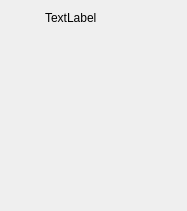
<?xml version="1.0" encoding="UTF-8"?>
<ui version="4.0">
 <class>Menu</class>
 <widget class="QWidget" name="Menu">
  <property name="geometry">
   <rect>
    <x>0</x>
    <y>0</y>
    <width>187</width>
    <height>211</height>
   </rect>
  </property>
  <property name="sizePolicy">
   <sizepolicy hsizetype="Minimum" vsizetype="Minimum">
    <horstretch>0</horstretch>
    <verstretch>0</verstretch>
   </sizepolicy>
  </property>
  <property name="windowTitle">
   <string>Form</string>
  </property>
  <layout class="QVBoxLayout" name="main_layout">
   <property name="spacing">
    <number>2</number>
   </property>
   <property name="sizeConstraint">
    <enum>QLayout::SetMinimumSize</enum>
   </property>
   <property name="leftMargin">
    <number>0</number>
   </property>
   <property name="topMargin">
    <number>0</number>
   </property>
   <property name="rightMargin">
    <number>0</number>
   </property>
   <property name="bottomMargin">
    <number>0</number>
   </property>
   <item>
    <widget class="QFrame" name="title_frame">
     <property name="frameShape">
      <enum>QFrame::NoFrame</enum>
     </property>
     <layout class="QHBoxLayout" name="title_layout">
      <property name="spacing">
       <number>4</number>
      </property>
      <property name="sizeConstraint">
       <enum>QLayout::SetNoConstraint</enum>
      </property>
      <property name="topMargin">
       <number>2</number>
      </property>
      <property name="bottomMargin">
       <number>0</number>
      </property>
      <item>
       <widget class="QPushButton" name="title_button">
        <property name="sizePolicy">
         <sizepolicy hsizetype="Preferred" vsizetype="Preferred">
          <horstretch>0</horstretch>
          <verstretch>0</verstretch>
         </sizepolicy>
        </property>
        <property name="minimumSize">
         <size>
          <width>32</width>
          <height>32</height>
         </size>
        </property>
        <property name="maximumSize">
         <size>
          <width>32</width>
          <height>32</height>
         </size>
        </property>
        <property name="text">
         <string/>
        </property>
        <property name="flat">
         <bool>true</bool>
        </property>
       </widget>
      </item>
      <item>
       <widget class="QLabel" name="title_label">
        <property name="text">
         <string>TextLabel</string>
        </property>
       </widget>
      </item>
     </layout>
    </widget>
   </item>
   <item>
    <widget class="QFrame" name="content_frame">
     <property name="frameShape">
      <enum>QFrame::NoFrame</enum>
     </property>
     <property name="frameShadow">
      <enum>QFrame::Raised</enum>
     </property>
     <layout class="QVBoxLayout" name="content_frame_layout">
      <property name="spacing">
       <number>0</number>
      </property>
      <property name="leftMargin">
       <number>0</number>
      </property>
      <property name="topMargin">
       <number>0</number>
      </property>
      <property name="rightMargin">
       <number>0</number>
      </property>
      <property name="bottomMargin">
       <number>0</number>
      </property>
      <item>
       <widget class="QScrollArea" name="content_scroll_area">
        <property name="sizePolicy">
         <sizepolicy hsizetype="Preferred" vsizetype="Expanding">
          <horstretch>0</horstretch>
          <verstretch>0</verstretch>
         </sizepolicy>
        </property>
        <property name="frameShape">
         <enum>QFrame::NoFrame</enum>
        </property>
        <property name="horizontalScrollBarPolicy">
         <enum>Qt::ScrollBarAlwaysOff</enum>
        </property>
        <property name="sizeAdjustPolicy">
         <enum>QAbstractScrollArea::AdjustIgnored</enum>
        </property>
        <property name="widgetResizable">
         <bool>false</bool>
        </property>
        <widget class="QWidget" name="content_scroll_area_widgets">
         <property name="geometry">
          <rect>
           <x>0</x>
           <y>0</y>
           <width>187</width>
           <height>175</height>
          </rect>
         </property>
         <layout class="QVBoxLayout" name="content_layout" stretch="0">
          <property name="spacing">
           <number>4</number>
          </property>
          <property name="sizeConstraint">
           <enum>QLayout::SetDefaultConstraint</enum>
          </property>
          <property name="leftMargin">
           <number>9</number>
          </property>
          <property name="topMargin">
           <number>2</number>
          </property>
          <property name="rightMargin">
           <number>9</number>
          </property>
          <property name="bottomMargin">
           <number>2</number>
          </property>
          <item>
           <spacer name="verticalSpacer">
            <property name="orientation">
             <enum>Qt::Vertical</enum>
            </property>
            <property name="sizeType">
             <enum>QSizePolicy::MinimumExpanding</enum>
            </property>
            <property name="sizeHint" stdset="0">
             <size>
              <width>20</width>
              <height>40</height>
             </size>
            </property>
           </spacer>
          </item>
         </layout>
        </widget>
       </widget>
      </item>
     </layout>
    </widget>
   </item>
  </layout>
 </widget>
 <resources/>
 <connections/>
</ui>
